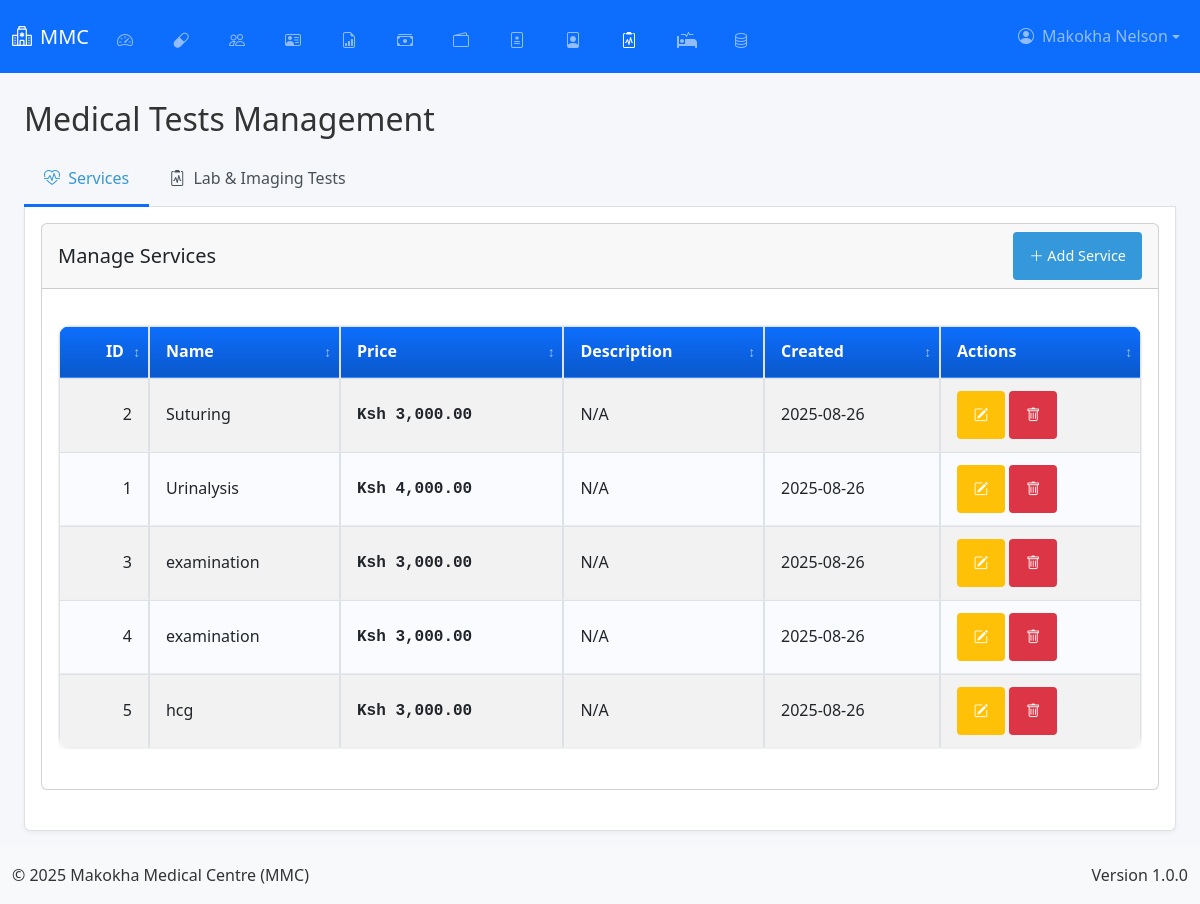
Page /admin/medical-tests (signed in) on the committed database.
### app.py (models this page shows, shortened)
class User(db.Model, UserMixin):
    __tablename__ = 'user'
    id = db.Column(db.Integer, primary_key=True)
    username = db.Column(db.String(50), unique=True, nullable=False)
    email = db.Column(db.String(100), unique=True, nullable=False)
    password = db.Column(db.String(200), nullable=False)
    role = db.Column(db.String(20), nullable=False, default='user')
    is_active = db.Column(db.Boolean, default=True)
    last_login = db.Column(db.DateTime)
    profile_picture = db.Column(db.String(255))
    created_at = db.Column(db.DateTime, default=lambda: datetime.now(timezone.utc))
    updated_at = db.Column(db.DateTime, default=lambda: datetime.now(timezone.utc), onupdate=lambda: datetime.now(timezone.utc))

class Service(db.Model):
    id = db.Column(db.Integer, primary_key=True)
    name = db.Column(db.String(100), nullable=False)
    price = db.Column(db.Float, nullable=False)
    description = db.Column(db.Text)
    created_at = db.Column(db.DateTime, default=lambda: datetime.now(timezone.utc))
    updated_at = db.Column(db.DateTime, default=lambda: datetime.now(timezone.utc), onupdate=lambda: datetime.now(timezone.utc))

### app.py (the view, shortened to what this page needs)
@app.route('/admin/medical-tests', methods=['GET', 'POST'])
@login_required
def manage_medical_tests():
    if current_user.role != 'admin':
        abort(403)
    services = Service.query.order_by(Service.name).all()
    lab_tests = LabTest.query.order_by(LabTest.name).all()
    imaging_tests = ImagingTest.query.order_by(ImagingTest.name).all()
    return render_template('admin/medical_tests.html',
                         services=services,
                         lab_tests=lab_tests,
                         imaging_tests=imaging_tests)

### app.py (called while the page is built, shortened)
@app.before_request
def initialize_data():
    global _first_request
    if not _first_request:
        return

@app.context_processor
def inject_current_date():
    return {'current_date': date.today().strftime('%Y-%m-%d')}

    @login_manager.user_loader
    def load_user(user_id):
        return db.session.get(User, int(user_id))

### templates/admin/medical_tests.html (shortened to what this page needs)
{% extends "base.html" %}
{% block content %}
<div class="container-fluid">
    <div class="row">
        <div class="col-lg-12">
            <h2 class="mt-4 mb-3">Medical Tests Management</h2>
            <ul class="nav nav-tabs" id="medicalTestsTab" role="tablist">
                <li class="nav-item" role="presentation">
                    <button class="nav-link active" id="services-tab" data-bs-toggle="tab" data-bs-target="#services" type="button" role="tab">
                        <i class="bi bi-heart-pulse me-1"></i> Services
                    </button>
                </li>
                <li class="nav-item" role="presentation">
                    <button class="nav-link" id="tests-tab" data-bs-toggle="tab" data-bs-target="#tests" type="button" role="tab">
                        <i class="bi bi-clipboard2-pulse me-1"></i> Lab & Imaging Tests
                    </button>
                </li>
            </ul>
            <div class="tab-content p-3 border border-top-0 rounded-bottom" id="medicalTestsTabContent">
                <div class="tab-pane fade show active" id="services" role="tabpanel">
                    <div class="card mb-4">
                        <div class="card-header d-flex justify-content-between align-items-center">
                            <h5 class="mb-0">Manage Services</h5>
                            <button class="btn btn-primary btn-sm" data-bs-toggle="modal" data-bs-target="#addServiceModal">
                                <i class="bi bi-plus-lg"></i> Add Service
                            </button>
                        </div>
                        <div class="card-body">
                            <div class="table-responsive">
                                <table class="table table-striped table-hover" id="servicesTable">
                                    <thead>
                                        <tr>
                                            <th>ID</th>
                                            <th>Name</th>
                                            <th>Price</th>
                                            <th>Description</th>
                                            <th>Created</th>
                                            <th>Actions</th>
                                        </tr>
                                    </thead>
                                    <tbody>
                                        {% if services %}
                                            {% for service in services %}
                                            <tr>
                                                <td>{{ service.id }}</td>
                                                <td>{{ service.name }}</td>
                                                <td><span class="price-value">Ksh {{ "{:,.2f}".format(service.price) }}</span></td>
                                                <td>{{ service.description|truncate(50) if service.description else 'N/A' }}</td>
                                                <td>{{ service.created_at.strftime('%Y-%m-%d') }}</td>
                                                <td>
                                                    <button class="btn btn-sm btn-warning edit-service" data-id="{{ service.id }}">
                                                        <i class="bi bi-pencil-square"></i>
                                                    </button>
                                                    <button class="btn btn-sm btn-danger delete-service" data-id="{{ service.id }}">
                                                        <i class="bi bi-trash"></i>
                                                    </button>
                                                </td>
                                            </tr>
                                            {% endfor %}
                                        {% else %}
                                            <tr>
                                                <td colspan="6" class="text-center py-4">No services found. Click "Add Service" to create one.</td>
                                            </tr>
                                        {% endif %}
                                    </tbody>
                                </table>
                            </div>
                        </div>
                    </div>
                </div>
            </div>
        </div>
    </div>
</div>
<div class="position-fixed bottom-0 end-0 p-3" style="z-index: 11">
</div>
{% endblock %}

### templates/base.html (shortened to what this page needs)
<!DOCTYPE html>
<html lang="en">
<head>
    <link href="https://cdn.jsdelivr.net/npm/bootstrap@5.3.0/dist/css/bootstrap.min.css" rel="stylesheet">
    <link rel="stylesheet" href="https://cdn.jsdelivr.net/npm/bootstrap-icons@1.11.1/font/bootstrap-icons.css">
    <link rel="stylesheet" href="https://cdnjs.cloudflare.com/ajax/libs/font-awesome/5.15.3/css/all.min.css">
    <link href="https://cdn.jsdelivr.net/npm/select2@4.1.0-rc.0/dist/css/select2.min.css" rel="stylesheet">
    <link rel="stylesheet" href="{{ url_for('static', filename='css/style.css') }}">
    <link rel="stylesheet" href="{{ url_for('static', filename='css/dashboard.css') }}">
    <link rel="stylesheet" href="{{ url_for('static', filename='css/custom.css') }}">
</head>
<body class="d-flex flex-column min-vh-100">
    <nav class="navbar navbar-expand-lg navbar-dark bg-primary fixed-top" id="mainNavbar">
        <div class="container-fluid">
            <a class="navbar-brand fs-5" href="{{ url_for('home') }}">
                <i class="bi bi-hospital me-2"></i>MMC
            </a>
            <div class="collapse navbar-collapse" id="navbarNav">
                <ul class="navbar-nav me-auto">
                    {% if current_user.is_authenticated %}
                        {% if current_user.role == 'admin' %}
                            <li class="nav-item"><a class="nav-link fs-6 px-2 mx-1 icon-nav" href="{{ url_for('admin_dashboard') }}"><i class="bi bi-speedometer2 me-1"></i><span class="nav-text">Dashboard</span></a></li>
                            <li class="nav-item"><a class="nav-link fs-6 px-2 mx-1 icon-nav" href="{{ url_for('manage_drugs') }}"><i class="bi bi-capsule me-1"></i><span class="nav-text">Drugs</span></a></li>
                            <li class="nav-item"><a class="nav-link fs-6 px-2 mx-1 icon-nav" href="{{ url_for('manage_users') }}"><i class="bi bi-people me-1"></i><span class="nav-text">Users</span></a></li>
                            <li class="nav-item"><a class="nav-link fs-6 px-2 mx-1 icon-nav" href="{{ url_for('manage_employees') }}"><i class="bi bi-person-vcard me-1"></i><span class="nav-text">Employees</span></a></li>
                            <li class="nav-item"><a class="nav-link fs-6 px-2 mx-1 icon-nav" href="{{ url_for('admin_reports') }}"><i class="bi bi-file-earmark-bar-graph me-1"></i><span class="nav-text">Reports</span></a></li>
                            <li class="nav-item"><a class="nav-link fs-6 px-2 mx-1 icon-nav" href="{{ url_for('manage_transactions') }}"><i class="bi bi-cash-stack me-1"></i><span class="nav-text">Transactions</span></a></li>
                            <li class="nav-item"><a class="nav-link fs-6 px-2 mx-1 icon-nav" href="{{ url_for('manage_money') }}"><i class="bi bi-wallet2 me-1"></i><span class="nav-text">Money</span></a></li>
                            <li class="nav-item"><a class="nav-link fs-6 px-2 mx-1 icon-nav" href="{{ url_for('manage_dosage') }}"><i class="bi bi-file-medical me-1"></i><span class="nav-text">Dosage</span></a></li>
                            <li class="nav-item"><a class="nav-link fs-6 px-2 mx-1 icon-nav" href="{{ url_for('manage_patients') }}"><i class="bi bi-file-person me-1"></i><span class="nav-text">Patients</span></a></li>
                            <li class="nav-item"><a class="nav-link fs-6 px-2 mx-1 icon-nav" href="{{ url_for('manage_medical_tests') }}"><i class="bi bi-clipboard2-pulse me-1"></i><span class="nav-text">Medical Tests</span></a></li>
                            <li class="nav-item"><a class="nav-link fs-6 px-2 mx-1 icon-nav" href="{{ url_for('manage_beds') }}"><i class="fas fa-procedures me-1"></i><span class="nav-text">Beds</span></a></li>
                            <li class="nav-item"><a class="nav-link fs-6 px-2 mx-1 icon-nav" href="{{ url_for('backup_management') }}"><i class="bi bi-database me-1"></i><span class="nav-text">Backup</span></a></li>
                        {% endif %}
                    {% endif %}
                </ul>
                <ul class="navbar-nav">
                    {% if current_user.is_authenticated %}
                        <li class="nav-item dropdown">
                            <a class="nav-link dropdown-toggle d-flex align-items-center fs-6" href="#" id="userDropdown" role="button" data-bs-toggle="dropdown">
                                {% if current_user.profile_picture %}
                                    <img src="{{ url_for('static', filename=current_user.profile_picture) }}" alt="Profile" class="profile-picture me-2">
                                {% else %}
                                    <i class="bi bi-person-circle me-2"></i>
                                {% endif %}
                                {{ current_user.username }}
                            </a>
                        </li>
                    {% else %}
                        <li class="nav-item">
                        <a class="nav-link fs-6" href="{{ url_for('auth.login') }}">
                            <i class="bi bi-box-arrow-in-right me-1"></i>Login
                        </a>
                        </li>
                    {% endif %}
                </ul>
            </div>
        </div>
    </nav>
    <main class="container-fluid flex-grow-1 py-3" style="margin-top: 60px;">
        {% block content %}{% endblock %}
    </main>
    <footer class="bg-light py-3 mt-auto">
        <div class="container-fluid">
            <div class="row">
                <div class="col-md-6 text-center text-md-start">
                    <p class="mb-0">&copy; 2025 Makokha Medical Centre (MMC)</p>
                </div>
                <div class="col-md-6 text-center text-md-end">
                    <p class="mb-0">Version 1.0.0</p>
                </div>
            </div>
        </div>
    </footer>
</body>
</html>

### static/css/style.css (style rules this page uses)
:root { --primary-color: #3498db; --secondary-color: #2980b9; --success-color: #2ecc71; --danger-color: #e74c3c; --warning-color: #f39c12; --info-color: #1abc9c; --light-color: #ecf0f1; --dark-color: #2c3e50; --gray-color: #95a5a6; --white-color: #ffffff; --black-color: #000000; --sidebar-width: 250px; --sidebar-collapsed-width: 0; --top-bar-height: 60px; --shadow: 0 2px 10px rgba(0, 0, 0, 0.1); --transition: all 0.3s ease; }
* { margin: 0; padding: 0; box-sizing: border-box; font-family: 'Segoe UI', Tahoma, Geneva, Verdana, sans-serif; }
.btn { position: relative; z-index: auto; }
body { background-color: #f5f6fa; color: #333; line-height: 1.6; overflow-x: hidden; }
a { text-decoration: none; color: inherit; }
button, input, select, textarea { font-family: inherit; font-size: inherit; }
.btn { display: inline-block; padding: 8px 16px; border: none; border-radius: 4px; background-color: var(--primary-color); color: white; cursor: pointer; transition: var(--transition); }
.btn-sm { padding: 5px 10px; font-size: 0.9rem; }
.btn-primary { background-color: var(--primary-color); }
.btn-danger { background-color: var(--danger-color); }
.btn-warning { background-color: var(--warning-color); }
.dropdown { position: relative; display: inline-block; }

### static/css/dashboard.css (style rules this page uses)
.tab-content { display: none; }

### templates/base.html (style rules this page uses)
:root { --tap-min-size: 48px; --mobile-breakpoint: 768px; --primary-blue: #0d6efd; --dark-blue: #0a58ca; --light-gray: #f8f9fa; }
body { -webkit-text-size-adjust: 100%; -webkit-tap-highlight-color: transparent; touch-action: manipulation; }
.btn, .nav-link, .dropdown-item, input[type="checkbox"] + label, .table .actions-column .btn { min-height: var(--tap-min-size); min-width: var(--tap-min-size); padding: 12px 16px; }
.table-responsive { overflow-x: auto; -webkit-overflow-scrolling: touch; }
.table-container { overflow-x: auto; -webkit-overflow-scrolling: touch; margin-bottom: 1.25rem; }
table.table-enhanced { width: 100%; border-collapse: separate; border-spacing: 0; background: #fff; border: 1px solid rgba(0,0,0,0.06); border-radius: 12px; overflow: hidden; box-shadow: 0 2px 10px rgba(0,0,0,0.04); }
.table-enhanced thead th { position: sticky; top: 0; background: linear-gradient(180deg, var(--primary-blue), var(--dark-blue)); color: #fff; z-index: 2; padding: 0.75rem 1rem; font-weight: 600; white-space: nowrap; border-bottom: 1px solid rgba(255,255,255,0.2); }
.table-enhanced tbody td { padding: 0.75rem 1rem; border-bottom: 1px solid rgba(0,0,0,0.06); vertical-align: middle; background: #fff; }
.table-enhanced tbody tr:nth-child(even) td { background: #fafbff; }
.table-enhanced .num-col { text-align: right; font-variant-numeric: tabular-nums; }
.table-enhanced thead th.sortable { cursor: pointer; position: relative; padding-right: 1.5rem; }
.table-enhanced thead th.sortable::after { content: '\2195'; position: absolute; right: 0.5rem; top: 50%; transform: translateY(-50%); opacity: 0.6; font-size: 0.85rem; }
.navbar { background-color: var(--primary-blue) !important; transition: all 0.3s ease; padding-top: 0.5rem; padding-bottom: 0.5rem; }
.table-container { overflow-x: auto; -webkit-overflow-scrolling: touch; margin-bottom: 1.5rem; }
.table { width: 100%; margin-bottom: 0; }
.table th { background-color: var(--primary-blue); color: white; position: sticky; top: 0; }

### rows in the picture
User: username "Makokha Nelson"
Service: id "2", name "Suturing", price "3,000.00", description "N/A", created_at "2025-08-26"
Service: id "1", name "Urinalysis", price "4,000.00", description "N/A", created_at "2025-08-26"
Service: id "3", name "examination", price "3,000.00", description "N/A", created_at "2025-08-26"
Service: id "4", name "examination", price "3,000.00", description "N/A", created_at "2025-08-26"
Service: id "5", name "hcg", price "3,000.00", description "N/A", created_at "2025-08-26"
